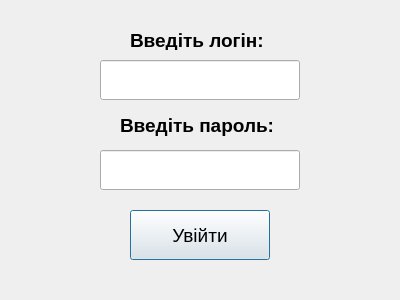
<?xml version="1.0" encoding="UTF-8"?>
<ui version="4.0">
 <class>LoginAdmin</class>
 <widget class="QDialog" name="LoginAdmin">
  <property name="geometry">
   <rect>
    <x>0</x>
    <y>0</y>
    <width>400</width>
    <height>300</height>
   </rect>
  </property>
  <property name="minimumSize">
   <size>
    <width>400</width>
    <height>300</height>
   </size>
  </property>
  <property name="maximumSize">
   <size>
    <width>400</width>
    <height>300</height>
   </size>
  </property>
  <property name="windowTitle">
   <string>Авторизація</string>
  </property>
  <widget class="QPushButton" name="ButtonAdminAutorization">
   <property name="geometry">
    <rect>
     <x>130</x>
     <y>210</y>
     <width>140</width>
     <height>50</height>
    </rect>
   </property>
   <property name="font">
    <font>
     <pointsize>14</pointsize>
    </font>
   </property>
   <property name="cursor">
    <cursorShape>PointingHandCursor</cursorShape>
   </property>
   <property name="text">
    <string>Увійти</string>
   </property>
  </widget>
  <widget class="QLabel" name="labelParol">
   <property name="geometry">
    <rect>
     <x>120</x>
     <y>110</y>
     <width>171</width>
     <height>31</height>
    </rect>
   </property>
   <property name="font">
    <font>
     <family>Segoe UI</family>
     <pointsize>14</pointsize>
     <weight>75</weight>
     <bold>true</bold>
    </font>
   </property>
   <property name="text">
    <string>Введіть пароль:</string>
   </property>
  </widget>
  <widget class="QLabel" name="labelLogin">
   <property name="geometry">
    <rect>
     <x>130</x>
     <y>30</y>
     <width>141</width>
     <height>20</height>
    </rect>
   </property>
   <property name="font">
    <font>
     <family>Segoe UI</family>
     <pointsize>14</pointsize>
     <weight>75</weight>
     <bold>true</bold>
    </font>
   </property>
   <property name="text">
    <string>Введіть логін:</string>
   </property>
  </widget>
  <widget class="QLineEdit" name="ParolAutorization">
   <property name="geometry">
    <rect>
     <x>100</x>
     <y>150</y>
     <width>200</width>
     <height>40</height>
    </rect>
   </property>
   <property name="font">
    <font>
     <pointsize>14</pointsize>
    </font>
   </property>
  </widget>
  <widget class="QLineEdit" name="LoginAutorization">
   <property name="geometry">
    <rect>
     <x>100</x>
     <y>60</y>
     <width>200</width>
     <height>40</height>
    </rect>
   </property>
   <property name="font">
    <font>
     <pointsize>14</pointsize>
    </font>
   </property>
  </widget>
 </widget>
 <resources/>
 <connections/>
</ui>
